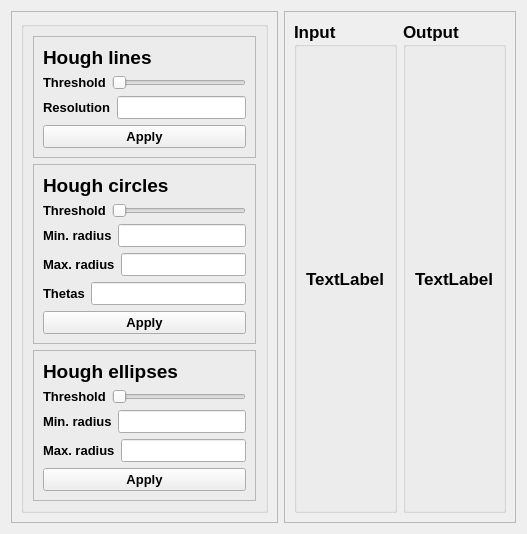
      <widget class="QWidget" name="tab">
       <attribute name="title">
        <string>Hough transform </string>
       </attribute>
       <layout class="QHBoxLayout" name="horizontalLayout_10">
        <item>
         <widget class="QFrame" name="frame_9">
          <property name="maximumSize">
           <size>
            <width>380</width>
            <height>16777215</height>
           </size>
          </property>
          <property name="frameShape">
           <enum>QFrame::StyledPanel</enum>
          </property>
          <property name="frameShadow">
           <enum>QFrame::Raised</enum>
          </property>
          <layout class="QVBoxLayout" name="verticalLayout_26">
           <item>
            <widget class="QGroupBox" name="groupBox_5">
             <property name="font">
              <font>
               <pointsize>10</pointsize>
               <bold>true</bold>
              </font>
             </property>
             <property name="title">
              <string/>
             </property>
             <layout class="QVBoxLayout" name="verticalLayout_32">
              <item>
               <widget class="QFrame" name="frame_12">
                <property name="frameShape">
                 <enum>QFrame::StyledPanel</enum>
                </property>
                <property name="frameShadow">
                 <enum>QFrame::Raised</enum>
                </property>
                <layout class="QVBoxLayout" name="verticalLayout_33">
                 <item>
                  <widget class="QLabel" name="label_9">
                   <property name="font">
                    <font>
                     <pointsize>14</pointsize>
                     <bold>true</bold>
                    </font>
                   </property>
                   <property name="text">
                    <string>Hough lines</string>
                   </property>
                  </widget>
                 </item>
                 <item>
                  <layout class="QHBoxLayout" name="horizontalLayout_22">
                   <item>
                    <widget class="QLabel" name="label_19">
                     <property name="text">
                      <string>Threshold</string>
                     </property>
                    </widget>
                   </item>
                   <item>
                    <widget class="QSlider" name="hough_line_threshold_slider">
                     <property name="orientation">
                      <enum>Qt::Horizontal</enum>
                     </property>
                    </widget>
                   </item>
                  </layout>
                 </item>
                 <item>
                  <layout class="QHBoxLayout" name="horizontalLayout_28">
                   <item>
                    <widget class="QLabel" name="label_23">
                     <property name="text">
                      <string>Resolution</string>
                     </property>
                    </widget>
                   </item>
                   <item>
                    <widget class="QLineEdit" name="houghLines_resolution"/>
                   </item>
                  </layout>
                 </item>
                 <item>
                  <widget class="QPushButton" name="apply_hough_lines">
                   <property name="text">
                    <string>Apply</string>
                   </property>
                  </widget>
                 </item>
                </layout>
               </widget>
              </item>
              <item>
               <widget class="QFrame" name="frame_15">
                <property name="frameShape">
                 <enum>QFrame::StyledPanel</enum>
                </property>
                <property name="frameShadow">
                 <enum>QFrame::Raised</enum>
                </property>
                <layout class="QVBoxLayout" name="verticalLayout_34">
                 <item>
                  <widget class="QLabel" name="label_11">
                   <property name="font">
                    <font>
                     <pointsize>14</pointsize>
                     <bold>true</bold>
                    </font>
                   </property>
                   <property name="text">
                    <string>Hough circles</string>
                   </property>
                  </widget>
                 </item>
                 <item>
                  <layout class="QHBoxLayout" name="horizontalLayout_32">
                   <item>
                    <widget class="QLabel" name="label_42">
                     <property name="text">
                      <string>Threshold</string>
                     </property>
                    </widget>
                   </item>
                   <item>
                    <widget class="QSlider" name="hough_circle_threshold_slider">
                     <property name="orientation">
                      <enum>Qt::Horizontal</enum>
                     </property>
                    </widget>
                   </item>
                  </layout>
                 </item>
                 <item>
                  <layout class="QHBoxLayout" name="horizontalLayout_41">
                   <item>
                    <widget class="QLabel" name="label_44">
                     <property name="text">
                      <string>Min. radius</string>
                     </property>
                    </widget>
                   </item>
                   <item>
                    <widget class="QLineEdit" name="hough_circle_min_radius"/>
                   </item>
                  </layout>
                 </item>
                 <item>
                  <layout class="QHBoxLayout" name="horizontalLayout_40">
                   <item>
                    <widget class="QLabel" name="label_43">
                     <property name="text">
                      <string>Max. radius</string>
                     </property>
                    </widget>
                   </item>
                   <item>
                    <widget class="QLineEdit" name="hough_circle_max_radius"/>
                   </item>
                  </layout>
                 </item>
                 <item>
                  <layout class="QHBoxLayout" name="horizontalLayout_46">
                   <item>
                    <widget class="QLabel" name="label_49">
                     <property name="text">
                      <string>Thetas</string>
                     </property>
                    </widget>
                   </item>
                   <item>
                    <widget class="QLineEdit" name="hough_circle_thetas"/>
                   </item>
                  </layout>
                 </item>
                 <item>
                  <widget class="QPushButton" name="apply_hough_circles">
                   <property name="text">
                    <string>Apply</string>
                   </property>
                  </widget>
                 </item>
                </layout>
               </widget>
              </item>
              <item>
               <widget class="QFrame" name="frame_16">
                <property name="frameShape">
                 <enum>QFrame::StyledPanel</enum>
                </property>
                <property name="frameShadow">
                 <enum>QFrame::Raised</enum>
                </property>
                <layout class="QVBoxLayout" name="verticalLayout_35">
                 <item>
                  <widget class="QLabel" name="label_12">
                   <property name="font">
                    <font>
                     <pointsize>14</pointsize>
                     <bold>true</bold>
                    </font>
                   </property>
                   <property name="text">
                    <string>Hough ellipses</string>
                   </property>
                  </widget>
                 </item>
                 <item>
                  <layout class="QHBoxLayout" name="horizontalLayout_30">
                   <item>
                    <widget class="QLabel" name="label_24">
                     <property name="text">
                      <string>Threshold</string>
                     </property>
                    </widget>
                   </item>
                   <item>
                    <widget class="QSlider" name="hough_ellipse_threshold_slider">
                     <property name="orientation">
                      <enum>Qt::Horizontal</enum>
                     </property>
                    </widget>
                   </item>
                  </layout>
                 </item>
                 <item>
                  <layout class="QHBoxLayout" name="horizontalLayout_31">
                   <item>
                    <widget class="QLabel" name="label_40">
                     <property name="text">
                      <string>Min. radius</string>
                     </property>
                    </widget>
                   </item>
                   <item>
                    <widget class="QLineEdit" name="hough_ellipse_min_radius"/>
                   </item>
                  </layout>
                 </item>
                 <item>
                  <layout class="QHBoxLayout" name="horizontalLayout_35">
                   <item>
                    <widget class="QLabel" name="label_41">
                     <property name="text">
                      <string>Max. radius</string>
                     </property>
                    </widget>
                   </item>
                   <item>
                    <widget class="QLineEdit" name="hough_ellipse_max_radius"/>
                   </item>
                  </layout>
                 </item>
                 <item>
                  <widget class="QPushButton" name="apply_hough_ellipses">
                   <property name="text">
                    <string>Apply</string>
                   </property>
                  </widget>
                 </item>
                </layout>
               </widget>
              </item>
             </layout>
            </widget>
           </item>
          </layout>
         </widget>
        </item>
        <item>
         <widget class="QFrame" name="imageFrame_5">
          <property name="minimumSize">
           <size>
            <width>0</width>
            <height>0</height>
           </size>
          </property>
          <property name="frameShape">
           <enum>QFrame::StyledPanel</enum>
          </property>
          <property name="frameShadow">
           <enum>QFrame::Raised</enum>
          </property>
          <layout class="QHBoxLayout" name="horizontalLayout_11">
           <item>
            <widget class="QGroupBox" name="inputgroupBox_5">
             <property name="font">
              <font>
               <pointsize>13</pointsize>
               <bold>true</bold>
              </font>
             </property>
             <property name="title">
              <string>Input</string>
             </property>
             <layout class="QHBoxLayout" name="horizontalLayout_8">
              <item>
               <widget class="QLabel" name="houghInput_lbl">
                <property name="text">
                 <string>TextLabel</string>
                </property>
               </widget>
              </item>
             </layout>
            </widget>
           </item>
           <item>
            <widget class="QGroupBox" name="outputGroupBox_5">
             <property name="font">
              <font>
               <pointsize>13</pointsize>
               <italic>false</italic>
               <bold>true</bold>
              </font>
             </property>
             <property name="title">
              <string>Output</string>
             </property>
             <layout class="QHBoxLayout" name="horizontalLayout_9">
              <item>
               <widget class="QLabel" name="houghOutput_lbl">
                <property name="text">
                 <string>TextLabel</string>
                </property>
               </widget>
              </item>
             </layout>
            </widget>
           </item>
          </layout>
         </widget>
        </item>
       </layout>
      </widget>
